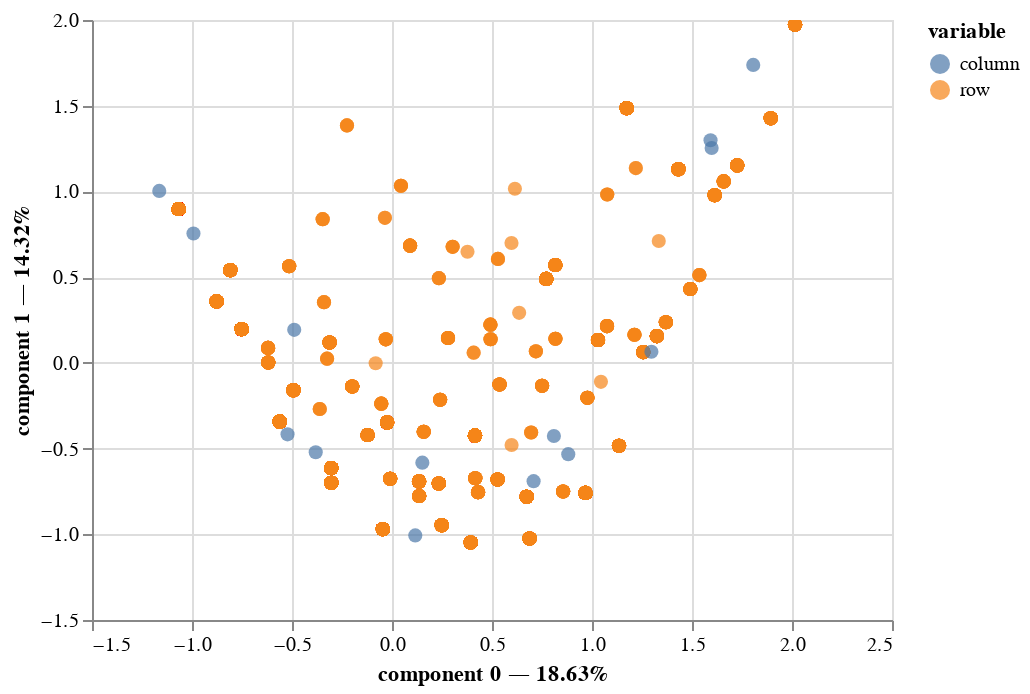

Notebook cell for this chart:
### Code cell
# Application de l'ACM
acm_competpol = prince.MCA(n_components = 2)

acm_competpol = acm_competpol.fit(labels_data[competpol])

ax = acm_competpol.plot(X=labels_data[competpol])
ax

### Figure 1 — Vega-Lite specification as saved in the notebook (floating-point values rounded to 4 significant figures; data arrays with more than 128 entries replaced by an {"elided": "..."} marker saying what was removed)
{"config": {"view": {"continuousWidth": 400, "continuousHeight": 300}}, "data": {"name": "data-a725fe3ab42eac7dca1b3bec2048cb37"}, "mark": {"type": "circle", "size": 50}, "encoding": {"color": {"field": "variable", "type": "nominal"}, "tooltip": [{"field": "variable", "type": "nominal"}, {"field": "value", "type": "nominal"}, {"field": "component 0", "type": "quantitative"}, {"field": "component 1", "type": "quantitative"}], "x": {"axis": {"title": "component 0 — 18.63%"}, "field": "component 0", "scale": {"zero": false}, "type": "quantitative"}, "y": {"axis": {"title": "component 1 — 14.32%"}, "field": "component 1", "scale": {"zero": false}, "type": "quantitative"}}, "selection": {"selector001": {"type": "interval", "bind": "scales", "encodings": ["x", "y"]}}, "$schema": "https://vega.github.io/schema/vega-lite/v4.17.0.json", "datasets": {"data-a725fe3ab42eac7dca1b3bec2048cb37": {"elided": "3071 records"}}}
